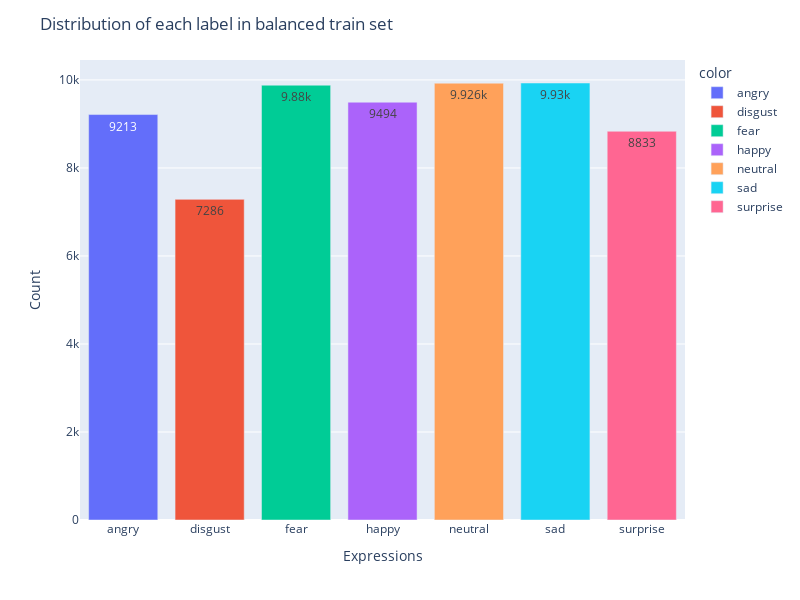

The notebook cell this image was saved under:
### Code cell
labels = ["angry", "disgust", "fear", "happy", "neutral", "sad", "surprise"]
fig = px.bar(x=labels, y=class_count_in_balanced_train_set, color=labels)

fig.update_layout(
    title="Distribution of each label in balanced train set",
    xaxis_title="Expressions",
    yaxis_title="Count",
    height=600,
    width=800,
)

fig.update_traces(texttemplate="%{y}", textposition="inside")

fig.show()

### Figure 1 — Plotly figure (JSON) as saved in the notebook; plotly's stock layout.template omitted (floating-point values rounded to 4 significant figures)
{"data": [{"alignmentgroup": "True", "hovertemplate": "color=angry<br>x=%{x}<br>y=%{y}<extra></extra>", "legendgroup": "angry", "marker": {"color": "#636efa", "pattern": {"shape": ""}}, "name": "angry", "offsetgroup": "angry", "orientation": "v", "showlegend": true, "textposition": "inside", "texttemplate": "%{y}", "type": "bar", "x": ["angry"], "xaxis": "x", "y": [9213], "yaxis": "y"}, {"alignmentgroup": "True", "hovertemplate": "color=disgust<br>x=%{x}<br>y=%{y}<extra></extra>", "legendgroup": "disgust", "marker": {"color": "#EF553B", "pattern": {"shape": ""}}, "name": "disgust", "offsetgroup": "disgust", "orientation": "v", "showlegend": true, "textposition": "inside", "texttemplate": "%{y}", "type": "bar", "x": ["disgust"], "xaxis": "x", "y": [7286], "yaxis": "y"}, {"alignmentgroup": "True", "hovertemplate": "color=fear<br>x=%{x}<br>y=%{y}<extra></extra>", "legendgroup": "fear", "marker": {"color": "#00cc96", "pattern": {"shape": ""}}, "name": "fear", "offsetgroup": "fear", "orientation": "v", "showlegend": true, "textposition": "inside", "texttemplate": "%{y}", "type": "bar", "x": ["fear"], "xaxis": "x", "y": [9880], "yaxis": "y"}, {"alignmentgroup": "True", "hovertemplate": "color=happy<br>x=%{x}<br>y=%{y}<extra></extra>", "legendgroup": "happy", "marker": {"color": "#ab63fa", "pattern": {"shape": ""}}, "name": "happy", "offsetgroup": "happy", "orientation": "v", "showlegend": true, "textposition": "inside", "texttemplate": "%{y}", "type": "bar", "x": ["happy"], "xaxis": "x", "y": [9494], "yaxis": "y"}, {"alignmentgroup": "True", "hovertemplate": "color=neutral<br>x=%{x}<br>y=%{y}<extra></extra>", "legendgroup": "neutral", "marker": {"color": "#FFA15A", "pattern": {"shape": ""}}, "name": "neutral", "offsetgroup": "neutral", "orientation": "v", "showlegend": true, "textposition": "inside", "texttemplate": "%{y}", "type": "bar", "x": ["neutral"], "xaxis": "x", "y": [9926], "yaxis": "y"}, {"alignmentgroup": "True", "hovertemplate": "color=sad<br>x=%{x}<br>y=%{y}<extra></extra>", "legendgroup": "sad", "marker": {"color": "#19d3f3", "pattern": {"shape": ""}}, "name": "sad", "offsetgroup": "sad", "orientation": "v", "showlegend": true, "textposition": "inside", "texttemplate": "%{y}", "type": "bar", "x": ["sad"], "xaxis": "x", "y": [9930], "yaxis": "y"}, {"alignmentgroup": "True", "hovertemplate": "color=surprise<br>x=%{x}<br>y=%{y}<extra></extra>", "legendgroup": "surprise", "marker": {"color": "#FF6692", "pattern": {"shape": ""}}, "name": "surprise", "offsetgroup": "surprise", "orientation": "v", "showlegend": true, "textposition": "inside", "texttemplate": "%{y}", "type": "bar", "x": ["surprise"], "xaxis": "x", "y": [8833], "yaxis": "y"}], "layout": {"barmode": "relative", "height": 600, "legend": {"title": {"text": "color"}, "tracegroupgap": 0}, "margin": {"t": 60}, "title": {"text": "Distribution of each label in balanced train set"}, "width": 800, "xaxis": {"anchor": "y", "domain": [0, 1], "title": {"text": "Expressions"}}, "yaxis": {"anchor": "x", "domain": [0, 1], "title": {"text": "Count"}}}}
